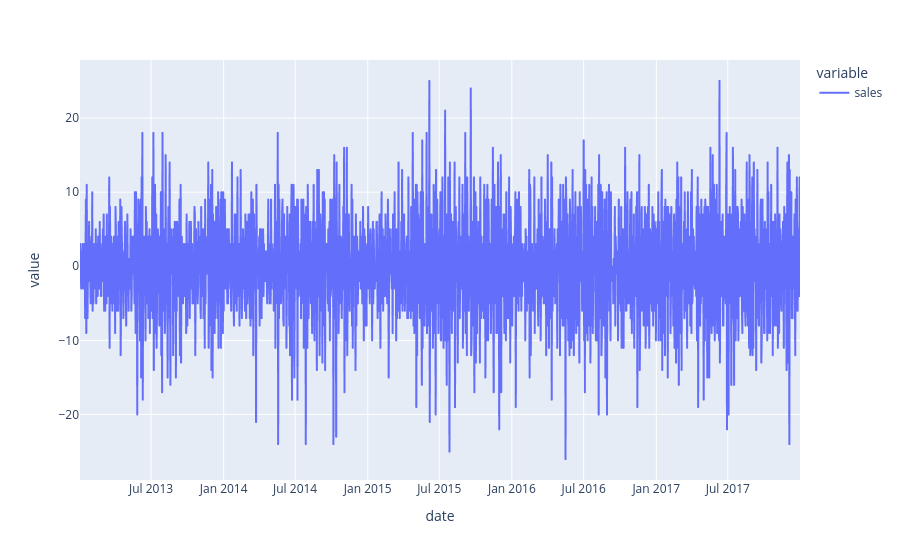

Write notebook code for a chart like this one.
### Code cell
fig = px.line(df_diff)
fig.show()

### Figure 1 — Plotly figure (JSON) as saved in the notebook; plotly's stock layout.template omitted (floating-point values rounded to 4 significant figures; data arrays with more than 128 entries replaced by an {"elided": "..."} marker saying what was removed)
{"data": [{"hovertemplate": "variable=sales<br>date=%{x}<br>value=%{y}<extra></extra>", "legendgroup": "sales", "line": {"color": "#636efa", "dash": "solid"}, "mode": "lines", "name": "sales", "showlegend": true, "type": "scattergl", "x": {"elided": "1825 str values"}, "xaxis": "x", "y": {"elided": "1825 int values"}, "yaxis": "y"}], "layout": {"legend": {"title": {"text": "variable"}, "tracegroupgap": 0}, "margin": {"t": 60}, "xaxis": {"anchor": "y", "domain": [0, 1], "title": {"text": "date"}}, "yaxis": {"anchor": "x", "domain": [0, 1], "title": {"text": "value"}}}}
